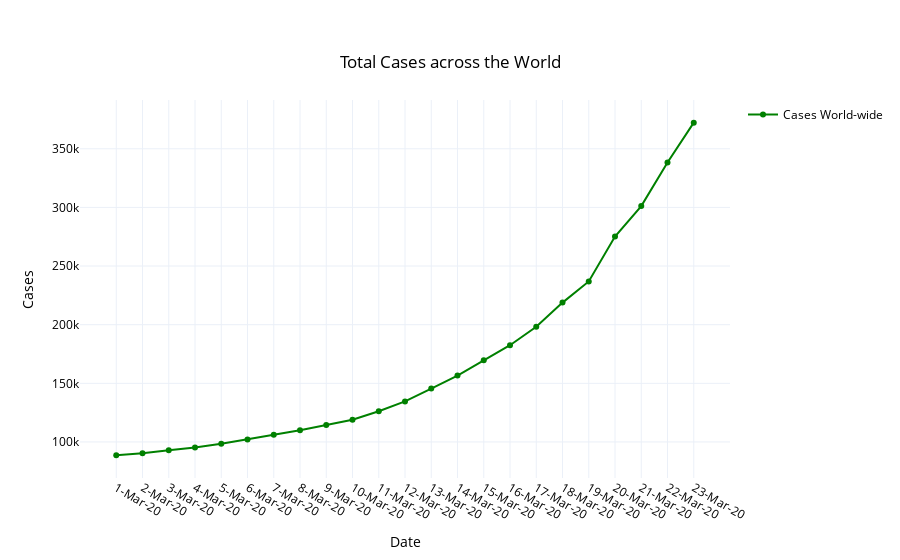

Source (notebook cell):
### Markdown cell above
## Data across the World

### Code cell
fig = go.Figure(data=go.Scatter(x=df['DATE'], y=df['TOTAL_CASES'], name='Cases World-wide', 
                                mode='lines+markers', line_color='green'))
fig.update_layout(
    showlegend=True,
    title= {
        'text': 'Total Cases across the World',
        'y':0.9,
        'x':0.5,
        'xanchor': 'center',
        'yanchor': 'top'
    },
    
    xaxis_title="Date",
    yaxis_title="Cases",
    template='plotly_white',
    font=dict(
        color="black"
    )
)
fig.show()

### Figure 1 — Plotly figure (JSON) as saved in the notebook; plotly's stock layout.template omitted (floating-point values rounded to 4 significant figures)
{"data": [{"line": {"color": "green"}, "mode": "lines+markers", "name": "Cases World-wide", "type": "scatter", "x": ["1-Mar-20", "2-Mar-20", "3-Mar-20", "4-Mar-20", "5-Mar-20", "6-Mar-20", "7-Mar-20", "8-Mar-20", "9-Mar-20", "10-Mar-20", "11-Mar-20", "12-Mar-20", "13-Mar-20", "14-Mar-20", "15-Mar-20", "16-Mar-20", "17-Mar-20", "18-Mar-20", "19-Mar-20", "20-Mar-20", "21-Mar-20", "22-Mar-20", "23-Mar-20"], "y": [88585, 90443, 93016, 95314, 98425, 102050, 106099, 109991, 114381, 118948, 126214, 134576, 145483, 156653, 169593, 182490, 198238, 218822, 236877, 275111, 301100, 338259, 372253]}], "layout": {"font": {"color": "black"}, "showlegend": true, "title": {"text": "Total Cases across the World", "x": 0.5, "xanchor": "center", "y": 0.9, "yanchor": "top"}, "xaxis": {"title": {"text": "Date"}}, "yaxis": {"title": {"text": "Cases"}}}}
